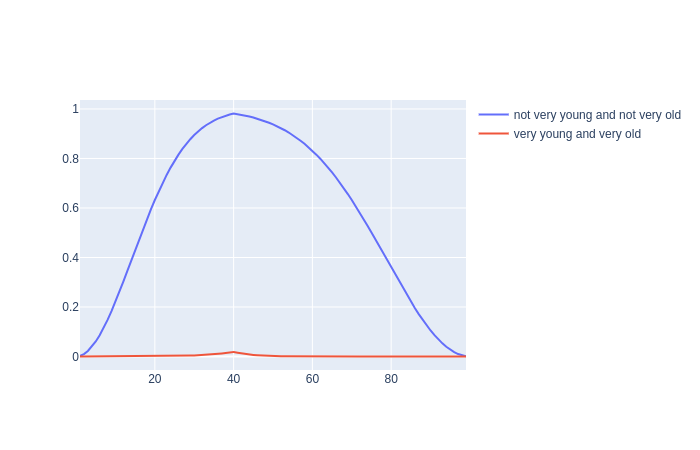

Generate this figure with Python:
from skfuzzy import fuzzy_and, fuzzy_not, gaussmf
import numpy as np
import plotly.express as px
import plotly.graph_objects as go

universe = np.arange(1, 100)
veryYoungMembership = gaussmf(universe, 0, 20)**2
veryOldMembership = gaussmf(universe, 100, 30)**2

_, notVeryYoungNeitherVeryOldMembership = fuzzy_and(
    universe, fuzzy_not(veryYoungMembership), universe, fuzzy_not(veryOldMembership))

_, veryYoungAndVeryOldMembership = fuzzy_and(
    universe, veryYoungMembership, universe, veryOldMembership)

fig = go.Figure()

fig.add_trace(go.Scatter(
    x=universe,
    y=notVeryYoungNeitherVeryOldMembership,
    name="not very young and not very old"
))

fig.add_trace(go.Scatter(
    x=universe,
    y=veryYoungAndVeryOldMembership,
    name="very young and very old"
))

fig.show()
